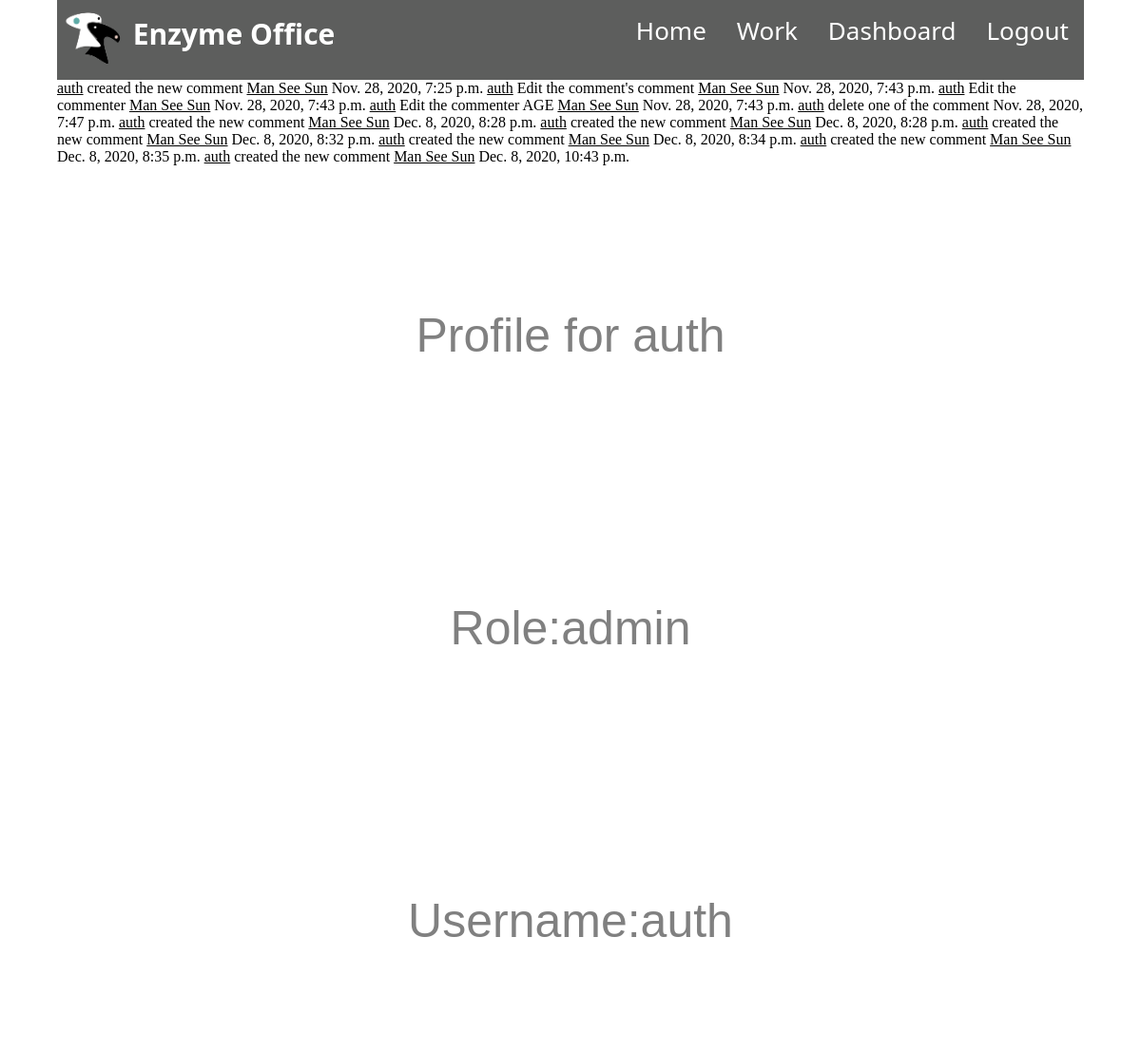
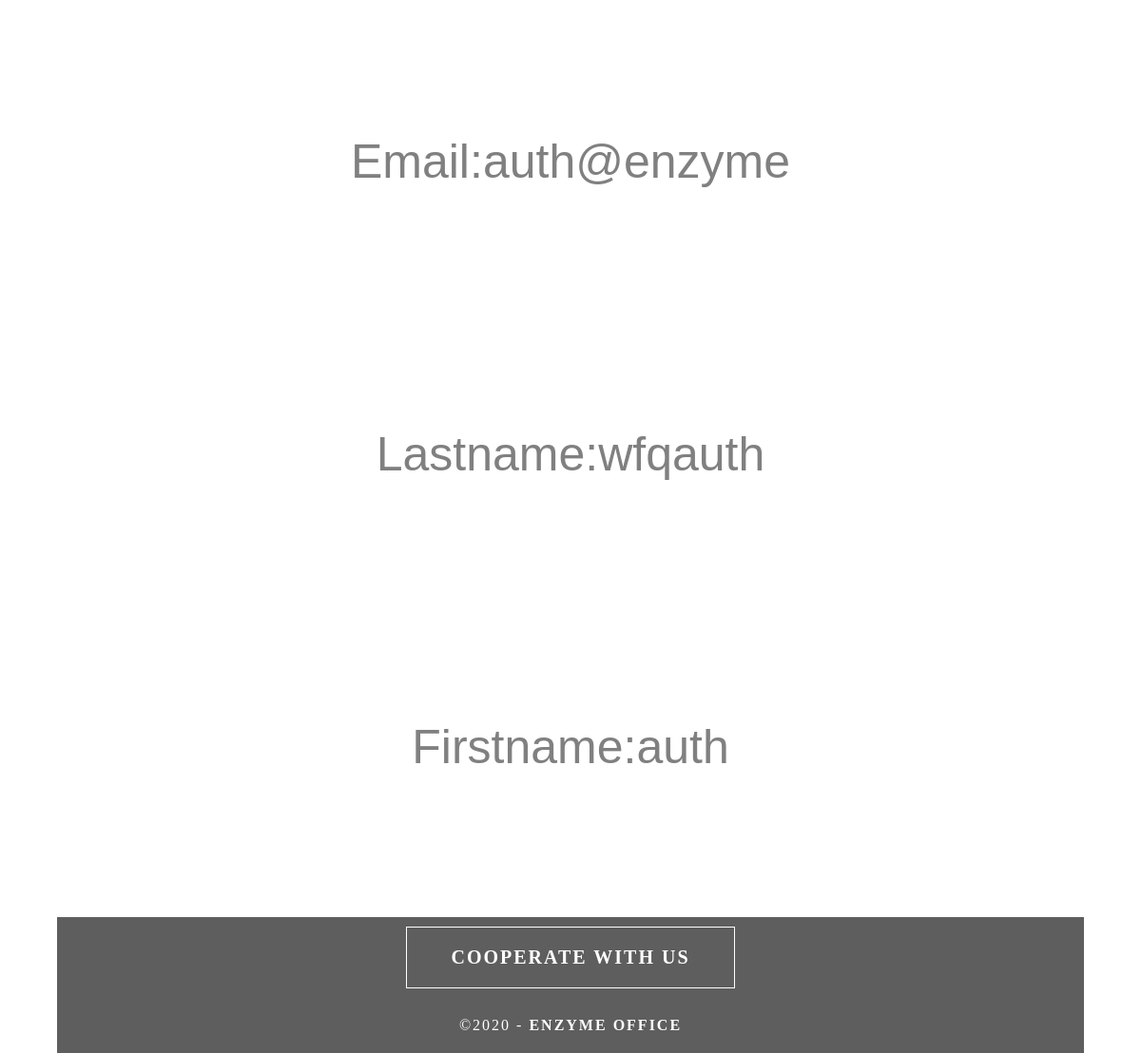
Page /users/profile/auth (signed in) on the committed database (2 pictures, top to bottom).
### actions/models.py (models this page shows)
class Action(models.Model):
    user=models.ForeignKey(User,on_delete=models.CASCADE)
    verb=models.CharField(max_length=100)
    target_ct=models.ForeignKey(ContentType,blank=True,null=True,on_delete=models.CASCADE)
    target_id=models.PositiveIntegerField(blank=True,null=True)
    target=GenericForeignKey('target_ct','target_id')
    created=models.DateTimeField(auto_now_add=True)

### enzyme/models.py (models this page shows, shortened)
class comment(models.Model):
    id=models.TextField(max_length=50),
    work=models.TextField(max_length=100)
    username=models.TextField(max_length=50)
    date_posted=models.DateField(auto_now_add=True)
    comment=models.TextField(blank=True)
    Age=models.IntegerField()
    name=models.TextField(max_length=50)
    def get_absolute_url(self):
        thiswork=work.objects.get(title=self.work)
        return reverse('enzyme:enzyme_offic_listdetail',args=[thiswork.id])

### users/models.py (models this page shows)
class Detail(models.Model):
    user=models.OneToOneField(User, on_delete=models.CASCADE)
    role=models.CharField(default="regular", max_length=50)

### users/views.py (the view, shortened to what this page needs)
# urls.py: path('profile/<str:username>', views.profile, name='enzyme_offic_profile'),
def profile(request,username):
    actions=Action.objects.all()
    if request.method=='POST' and request.POST.get('type')=="password":
        newpassword=request.POST.get('password')
        name=request.POST.get('name')
        user = get_object_or_404(User, username=name)
        user.set_password(newpassword)
        user.save()
    user1= get_object_or_404(User,username=username )
    return render(request, "users/user/profile.html",{"user":user1,"actions":actions} )

### templates/users/user/profile.html (shortened to what this page needs)
{% extends "enzymeoffice/base.html" %}
{% load static %}
{% block mainpage %}
<div class="mainpageplease">
    {% if request.session.is_login %}
      {% for action in actions %}
          {% if action.user.username == user.username %}
          <a href="/users/profile/{{ action.user.username }}" style="color: black">{{ action.user.username }}</a> {{ action.verb }} <a href="{{action.target.get_absolute_url}}" style="color: black" >{{ action.target.work }}</a>  {{ action.created }}
              {% endif %}
          {% empty %}
          No activity yet
          {% endfor %}
              {% endif %}
<p>Profile for {{ user.username }}</p>
    <p>Role:{{ user.detail.role }}</p>
<p>Username:{{ user.username }}</p>
<p>Email:{{ user.email }}</p>
<p>Lastname:{{user.last_name }}</p>
<p>Firstname:{{ user.first_name }}</p>
  </div>
{% endblock %}

### enzyme/static/css/p51.css (style rules this page uses)
body { font-family: Cambria, "Hoefler Text", "Liberation Serif", Times, "Times New Roman", serif; background-color: #FFFFFF; margin: 0; }
.mainpageplease p { padding-top: 100px; padding-bottom: 100px; color: gray; font-size: 50px; font-family: "Gill Sans", sans-serif; text-align: center; }

### rows in the picture
Action: user.username "auth", verb "created the new comment", target.work "Man See Sun", created "Nov. 28, 2020, 7:25 p.m."
Action: user.username "auth", verb "Edit the comment's comment", target.work "Man See Sun", created "Nov. 28, 2020, 7:43 p.m."
Action: user.username "auth", verb "Edit the commenter", target.work "Man See Sun", created "Nov. 28, 2020, 7:43 p.m."
Action: user.username "auth", verb "Edit the commenter AGE", target.work "Man See Sun", created "Nov. 28, 2020, 7:43 p.m."
Action: user.username "auth", verb "delete one of the comment", created "Nov. 28, 2020, 7:47 p.m."
Action: user.username "auth", verb "created the new comment", target.work "Man See Sun", created "Dec. 8, 2020, 8:28 p.m."
Action: user.username "auth", verb "created the new comment", target.work "Man See Sun", created "Dec. 8, 2020, 8:28 p.m."
Action: user.username "auth", verb "created the new comment", target.work "Man See Sun", created "Dec. 8, 2020, 8:32 p.m."
Action: user.username "auth", verb "created the new comment", target.work "Man See Sun", created "Dec. 8, 2020, 8:34 p.m."
Action: user.username "auth", verb "created the new comment", target.work "Man See Sun", created "Dec. 8, 2020, 8:35 p.m."
Action: user.username "auth", verb "created the new comment", target.work "Man See Sun", created "Dec. 8, 2020, 10:43 p.m."

### other values in the picture
{{ user.username }} "auth"
{{ user.detail.role }} "admin"
{{ user.email }} "auth@enzyme"
{{ user.last_name }} "wfqauth"
{{ user.first_name }} "auth"
